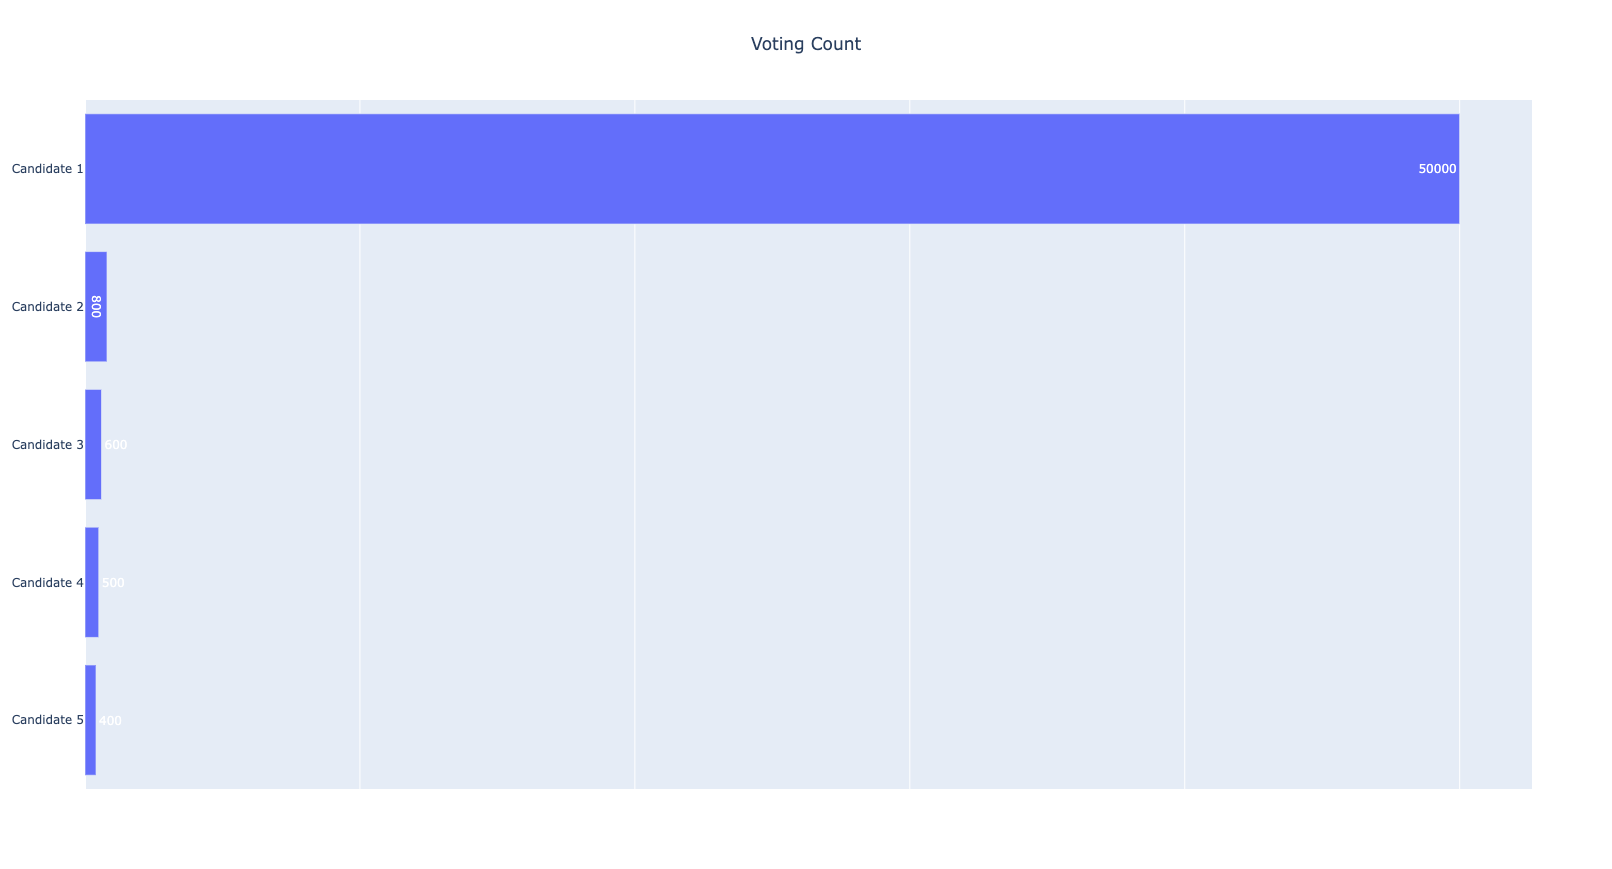

This figure's Python source:
import math
import pandas as pd
import plotly
import plotly.graph_objs as go
from plotly.offline import *


# To initiate ploty to run offline
init_notebook_mode(connected=True)

# Data
names = ['Candidate 1','Candidate 2','Candidate 3','Candidate 4','Candidate 5']
scores = [50000, 800, 600, 500, 400]

data = []
data.append(go.Bar(x=scores[::-1], y=names[::-1],
	               textposition='auto', text=scores[::-1],
	               orientation='h',
	               textfont=dict(color='white')))
# Layout
layout = {
	'title':{'text':'Voting Count', 'x':0.5}, 
	'xaxis':{'showticklabels': False}
	}

fig = go.Figure(data=data, layout=layout)

plotly.offline.plot(fig, filename='bar.html')
